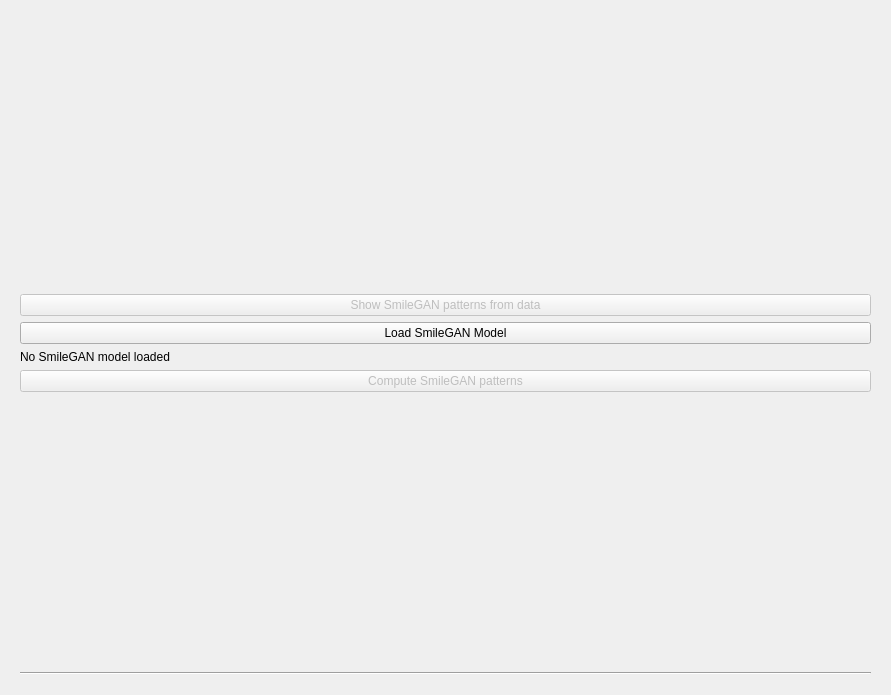
<?xml version="1.0" encoding="UTF-8"?>
<ui version="4.0">
 <class>Form</class>
 <widget class="QWidget" name="Form">
  <property name="geometry">
   <rect>
    <x>0</x>
    <y>0</y>
    <width>891</width>
    <height>695</height>
   </rect>
  </property>
  <property name="windowTitle">
   <string>Compute SPAREs</string>
  </property>
  <layout class="QGridLayout" name="gridLayout">
   <item row="0" column="0">
    <widget class="QStackedWidget" name="stackedWidget">
     <property name="styleSheet">
      <string notr="true"/>
     </property>
     <property name="currentIndex">
      <number>0</number>
     </property>
     <widget class="QWidget" name="page">
      <layout class="QVBoxLayout" name="verticalLayout_2">
       <item>
        <spacer name="verticalSpacer_2">
         <property name="orientation">
          <enum>Qt::Vertical</enum>
         </property>
         <property name="sizeHint" stdset="0">
          <size>
           <width>338</width>
           <height>241</height>
          </size>
         </property>
        </spacer>
       </item>
       <item>
        <widget class="QPushButton" name="show_SmileGAN_prob_from_data_Btn">
         <property name="enabled">
          <bool>false</bool>
         </property>
         <property name="text">
          <string>Show SmileGAN patterns from data</string>
         </property>
        </widget>
       </item>
       <item>
        <widget class="QPushButton" name="load_SmileGAN_model_Btn">
         <property name="text">
          <string>Load SmileGAN Model</string>
         </property>
        </widget>
       </item>
       <item>
        <widget class="QLabel" name="SmileGAN_model_info">
         <property name="text">
          <string>No SmileGAN model loaded</string>
         </property>
        </widget>
       </item>
       <item>
        <widget class="QPushButton" name="compute_SmileGAN_Btn">
         <property name="enabled">
          <bool>false</bool>
         </property>
         <property name="text">
          <string>Compute SmileGAN patterns</string>
         </property>
         <property name="checkable">
          <bool>true</bool>
         </property>
         <property name="checked">
          <bool>false</bool>
         </property>
        </widget>
       </item>
       <item>
        <spacer name="verticalSpacer">
         <property name="orientation">
          <enum>Qt::Vertical</enum>
         </property>
         <property name="sizeHint" stdset="0">
          <size>
           <width>338</width>
           <height>241</height>
          </size>
         </property>
        </spacer>
       </item>
       <item>
        <widget class="Line" name="line">
         <property name="orientation">
          <enum>Qt::Horizontal</enum>
         </property>
        </widget>
       </item>
      </layout>
     </widget>
     <widget class="QWidget" name="page_2">
      <layout class="QVBoxLayout" name="verticalLayout">
       <item>
        <layout class="QHBoxLayout" name="horizontalLayout_3">
         <item>
          <widget class="QLabel" name="label">
           <property name="text">
            <string>SmileGAN</string>
           </property>
          </widget>
         </item>
         <item>
          <widget class="QPushButton" name="load_other_model_Btn">
           <property name="text">
            <string>Load other model</string>
           </property>
          </widget>
         </item>
         <item>
          <widget class="QPushButton" name="add_to_dataframe_Btn">
           <property name="text">
            <string>Add to DataFrame</string>
           </property>
          </widget>
         </item>
        </layout>
       </item>
      </layout>
     </widget>
    </widget>
   </item>
  </layout>
 </widget>
 <resources/>
 <connections/>
</ui>
